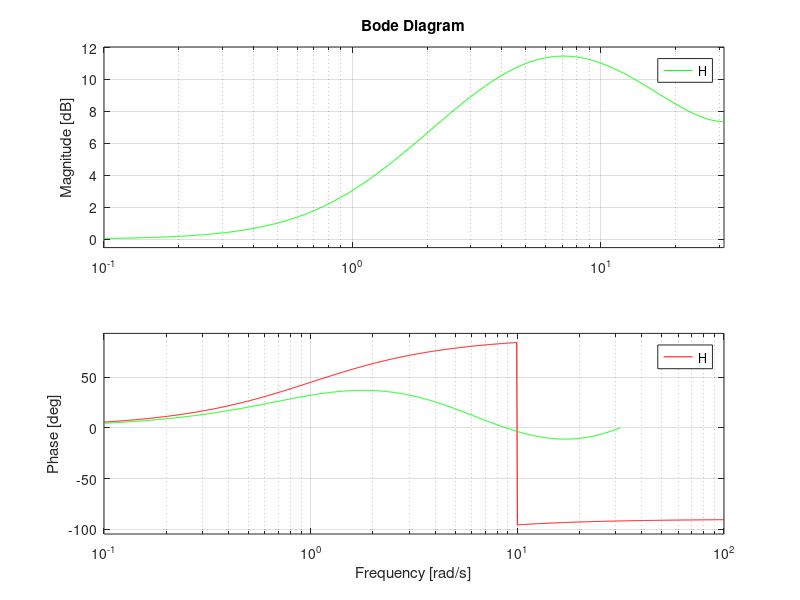

Reproduce this figure in MATLAB.
s = tf('s');
G = (1+s) / (1 + (s / 10)^2);
h = 0.1;
z = tf('z', h);
sp = (z - 1) / (h*z);
H = (1 + sp) / (1 + sp/10)^2;

bode(G, 'r')
hold on;
bode(H, 'g')